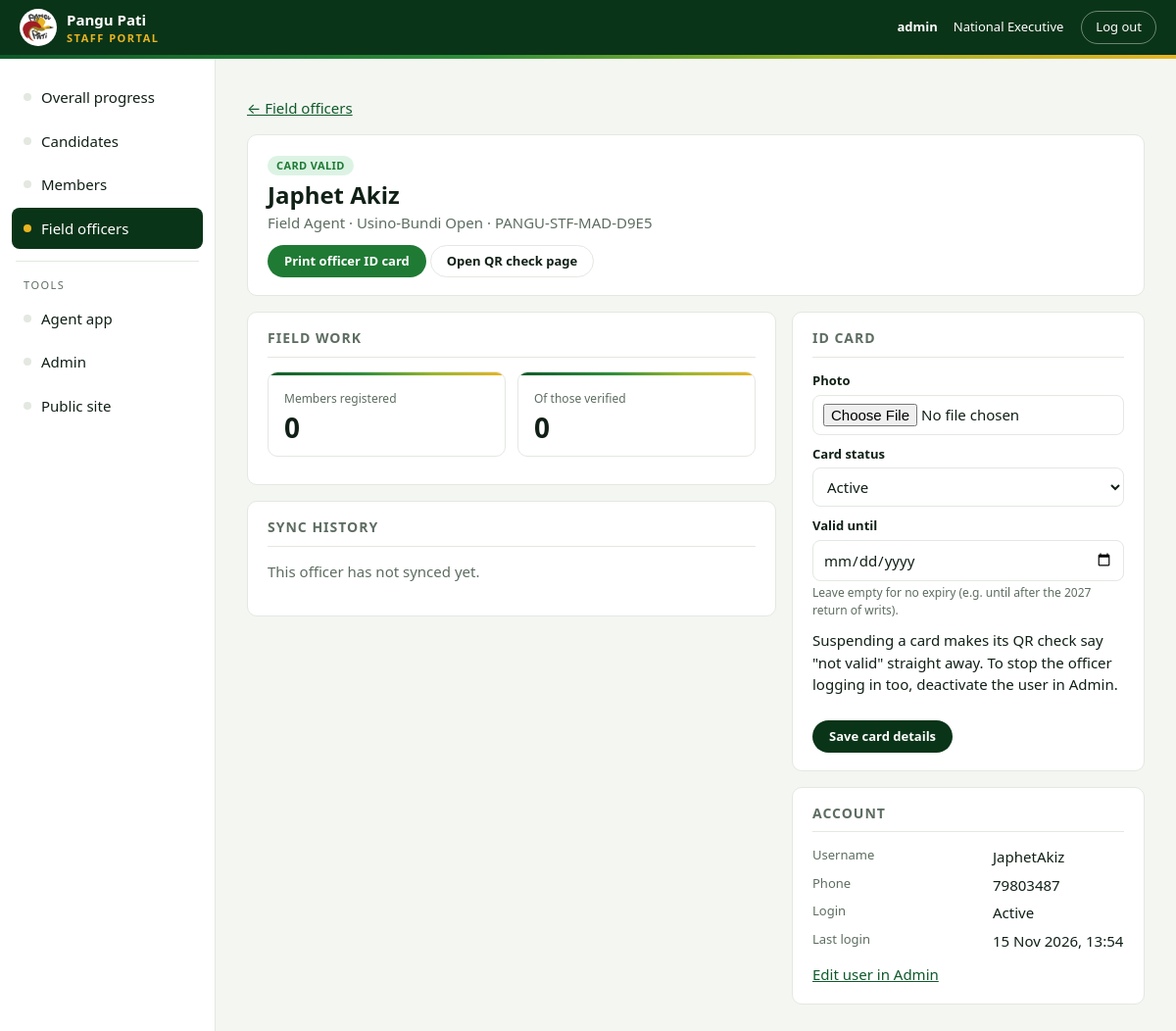
/portal/staff/2/ (signed in), run on the app's committed database.
### apps/cms/models.py (models this page shows, shortened)
class PartyProfile(models.Model):
    name = models.CharField(max_length=80, default="Pangu Pati")
    short_name = models.CharField(max_length=30, default="Pangu")
    tagline = models.CharField(max_length=140, default="Pangu Next Generation")
    founded = models.DateField(null=True, blank=True, default=datetime.date(1967, 6, 13))
    election_name = models.CharField(max_length=120, default="2027 National General Election")
    election_date = models.DateField(
        null=True, blank=True,
        help_text="Polling start date. Turns on the home-page countdown and the candidate age check.",
    )
    rotating_lines = models.CharField(
        max_length=300, default="Pangu Next Generation|2027 National General Election|Join the movement",
        help_text="Lines that rotate under the party name, separated by |",
    )
    intro = models.CharField(
        max_length=300, blank=True,
        default="[Placeholder] One-sentence welcome for the home page.",
    )
    about = models.TextField(
        default="[Placeholder] The party's story, values and record. "
                "Separate paragraphs with a blank line.",
    )
    header_image = models.ImageField(
        upload_to="party/", blank=True,
        help_text="Leaders header for the home page. Leave empty to use the bundled image.",
    )
    header_caption = models.CharField(max_length=200, blank=True,
                                      help_text="Optional caption naming the leaders in the header image.")
    logo = models.ImageField(upload_to="party/", blank=True,
                             help_text="Leave empty to use the bundled Pangu Pati logo.")
    applications_open = models.BooleanField(default=True)
    applications_close = models.DateField(null=True, blank=True,
                                          help_text="Last day to apply. Leave empty for no deadline.")
    signatory_name = models.CharField(max_length=120, blank=True,
                                      help_text="Signs endorsement letters.")
    signatory_title = models.CharField(max_length=120, blank=True, default="General Secretary")
    office_address = models.CharField(max_length=200, blank=True,
                                      default="[Placeholder] Party secretariat, Port Moresby")
    phone = models.CharField(max_length=40, blank=True)
    email = models.EmailField(blank=True)
    facebook_url = models.URLField(blank=True)
    tiktok_url = models.URLField(blank=True)
    youtube_url = models.URLField(blank=True)
    x_url = models.URLField("X / Twitter URL", blank=True)
    class Meta:
        verbose_name = "Party profile"
        verbose_name_plural = "Party profile"
    @classmethod
    def load(cls):
        obj, _ = cls.objects.get_or_create(pk=1)
        return obj

### apps/accounts/models.py (models this page shows, shortened)
class User(AbstractUser):
    class Role(models.TextChoices):
        AGENT = "AGENT", "Field Agent"
        COORDINATOR = "COORDINATOR", "Provincial Coordinator"
        EXEC = "EXEC", "National Executive"
    phone_number = models.CharField(max_length=20, blank=True)
    role = models.CharField(max_length=12, choices=Role.choices, default=Role.AGENT)
    assigned_province = models.ForeignKey(
        "geo.Province", null=True, blank=True, on_delete=models.SET_NULL, related_name="staff"
    )
    assigned_electorate = models.ForeignKey(
        "geo.Electorate", null=True, blank=True, on_delete=models.SET_NULL, related_name="agents"
    )
    @property
    def is_exec(self):
        return self.role == self.Role.EXEC or self.is_superuser

class StaffProfile(models.Model):
    class CardStatus(models.TextChoices):
        ACTIVE = "ACTIVE", "Active"
        SUSPENDED = "SUSPENDED", "Suspended"
    id = models.UUIDField(primary_key=True, default=uuid.uuid4, editable=False)
    user = models.OneToOneField(User, on_delete=models.CASCADE, related_name="staff_profile")
    staff_number = models.CharField(max_length=24, unique=True, null=True, blank=True)
    photo = models.ImageField(upload_to=staff_photo_path, blank=True)
    card_status = models.CharField(max_length=10, choices=CardStatus.choices,
                                   default=CardStatus.ACTIVE)
    valid_until = models.DateField(null=True, blank=True,
                                   help_text="Leave empty for no expiry (e.g. until after the 2027 return of writs).")
    id_card_printed = models.BooleanField(default=False)
    id_card_printed_at = models.DateTimeField(null=True, blank=True)
    created_at = models.DateTimeField(auto_now_add=True)
    updated_at = models.DateTimeField(auto_now=True)
    class Meta:
        ordering = ["user__last_name", "user__first_name"]
        verbose_name = "staff ID card"
    @property
    def display_name(self):
        return self.user.get_full_name() or self.user.username
    @property
    def area(self):
        u = self.user
        if u.assigned_electorate_id:
            return str(u.assigned_electorate.name)
        if u.assigned_province_id:
            return f"{u.assigned_province.name} Province"
        return "National"
    @property
    def is_valid(self):
        if not self.user.is_active or self.card_status != self.CardStatus.ACTIVE:
            return False
        return not (self.valid_until and self.valid_until < timezone.localdate())

### apps/geo/models.py (models this page shows, shortened)
class Electorate(models.Model):
    class Type(models.TextChoices):
        OPEN = "OPEN", "Open"
        PROVINCIAL = "PROVINCIAL", "Provincial"
    province = models.ForeignKey(Province, on_delete=models.PROTECT, related_name="electorates")
    name = models.CharField(max_length=120)
    electorate_type = models.CharField(max_length=10, choices=Type.choices, default=Type.OPEN)
    class Meta:
        ordering = ["province__name", "electorate_type", "name"]
        constraints = [
            models.UniqueConstraint(fields=["province", "name"], name="uniq_electorate_per_province"),
        ]

### apps/idcards/views.py (the view)
# urls.py: path("<int:user_id>/", views.staff_detail, name="detail"),
@portal_required
def staff_detail(request, user_id):
    member = get_object_or_404(staff_visible_to(request.user), pk=user_id)
    profile, _ = StaffProfile.objects.get_or_create(user=member)
    form = StaffCardForm(request.POST or None, request.FILES or None, instance=profile)
    if request.method == "POST":
        if form.is_valid():
            profile = form.save()
            profile.ensure_number()
            messages.success(request, f"Card details saved for {profile.display_name}.")
            return redirect("staff:detail", user_id=member.pk)
    recent = member.registered_members.select_related("electorate").order_by("-server_synced_at")[:8]
    return render(request, "idcards/staff_detail.html", {
        "section": "staff", "staff_user": member, "profile": profile, "form": form,
        "registered": member.registered_members.count(),
        "verified": member.registered_members.filter(is_verified=True).count(),
        "syncs": member.sync_logs.all()[:8], "recent": recent,
    })

### apps/idcards/forms.py (shortened to what this page needs)
class StaffCardForm(forms.ModelForm):
    class Meta:
        model = StaffProfile
        fields = ["photo", "card_status", "valid_until"]
        widgets = {
            "valid_until": forms.DateInput(attrs={"type": "date"}),
            "photo": forms.ClearableFileInput(attrs={"accept": "image/*"}),
        }

### apps/cms/context_processors.py (called while the page is built)
def party(request):
    try:
        profile = PartyProfile.load()
    except (OperationalError, ProgrammingError):  # before migrations have run
        profile = PartyProfile()
    return {
        "party": profile,
        "party_logo": profile.logo.url if profile.logo else static("site/img/pangu-logo.png"),
        "party_header": profile.header_image.url if profile.header_image else static("site/img/leaders-header.jpg"),
    }

### apps/idcards/views.py (called while the page is built)
def staff_visible_to(user):
    qs = User.objects.filter(role__in=[User.Role.AGENT, User.Role.COORDINATOR]).select_related(
        "assigned_province", "assigned_electorate", "staff_profile")
    if not is_exec(user):
        qs = qs.filter(role=User.Role.AGENT)
    return scope_province(qs, user, "assigned_province_id")

### apps/portal/access.py (called while the page is built)
def is_exec(user):
    return bool(user and user.is_authenticated and user.is_exec)

def is_portal_user(user):
    return is_exec(user) or is_coordinator(user)

def portal_required(view):
    @login_required
    @wraps(view)
    def wrapped(request, *args, **kwargs):
        if not is_portal_user(request.user):
            if request.user.is_agent:
                return redirect(AGENT_APP_URL)
            raise PermissionDenied("Executives and provincial coordinators only.")
        return view(request, *args, **kwargs)
    return wrapped

def scope_province(qs, user, province_field):
    if is_exec(user):
        return qs
    if is_coordinator(user) and user.assigned_province_id:
        return qs.filter(**{province_field: user.assigned_province_id})
    return qs.none()

### apps/idcards/templates/idcards/staff_detail.html (shortened to what this page needs)
{% extends "portal/base.html" %}
{% block content %}
<p><a href="{% url 'staff:list' %}">&larr; Field officers</a></p>
<div class="card who">
  <div style="flex:1">
    {% if not profile.staff_number %}<span class="pill">No card yet</span>{% elif profile.is_valid %}<span class="pill ok">Card valid</span>{% else %}<span class="pill bad">Card not valid</span>{% endif %}
    <h1 style="margin:6px 0 2px;font-size:24px">{{ profile.display_name }}</h1>
    <div class="muted">{{ staff_user.get_role_display }} · {{ profile.area }}{% if profile.staff_number %} · {{ profile.staff_number }}{% endif %}</div>
    <p style="margin:12px 0 0">
      <a class="btn btn-green" href="{% url 'staff:card' staff_user.pk %}" target="_blank">{% if profile.id_card_printed %}Reprint{% else %}Print{% endif %} officer ID card</a>
      {% if profile.staff_number %}<a class="btn btn-outline" href="{% url 'verify_staff' profile.pk %}" target="_blank">Open QR check page</a>{% endif %}
    </p>
  </div>
</div>
<div class="detail">
  <div>
    <div class="card"><h2>Field work</h2>
      <div class="kpis" style="margin-bottom:10px">
        <div class="kpi"><span>Members registered</span><b>{{ registered }}</b></div>
        <div class="kpi"><span>Of those verified</span><b>{{ verified }}</b></div>
      </div>
    </div>
    <div class="card"><h2>Sync history</h2>
      {% for s in syncs %}
        <div class="score-row"><span>{{ s.received_at|date:"j M Y, H:i" }}<br><small class="muted">{{ s.records_received }} sent · {{ s.created }} new · {{ s.flagged }} flagged · {{ s.rejected }} rejected</small></span><b>{{ s.created }}</b></div>
      {% empty %}<p class="muted mt0">This officer has not synced yet.</p>{% endfor %}
    </div>
  </div>
  <div>
    <div class="card"><h2>ID card</h2>
      <form method="post" enctype="multipart/form-data" class="stack">{% csrf_token %}
        {% for f in form %}
          <div class="field{% if f.errors %} has-error{% endif %}">
            <label for="{{ f.id_for_label }}">{{ f.label }}</label>{{ f }}
            {% if f.help_text %}<p class="help">{{ f.help_text }}</p>{% endif %}
          </div>
        {% endfor %}
        <p class="help">Suspending a card makes its QR check say "not valid" straight away. To stop the officer logging in too, deactivate the user in Admin.</p>
        <button class="btn btn-dark" type="submit">Save card details</button>
      </form>
    </div>
    <div class="card"><h2>Account</h2>
      <dl class="kv">
        <dt>Username</dt><dd>{{ staff_user.username }}</dd>
        <dt>Phone</dt><dd>{{ staff_user.phone_number|default:"–" }}</dd>
        <dt>Login</dt><dd>{% if staff_user.is_active %}Active{% else %}Disabled{% endif %}</dd>
        <dt>Last login</dt><dd>{{ staff_user.last_login|date:"j M Y, H:i"|default:"Never" }}</dd>
      </dl>
      {% if user.is_staff %}<p style="margin:12px 0 0"><a href="/admin/accounts/user/{{ staff_user.pk }}/change/">Edit user in Admin</a></p>{% endif %}
    </div>
  </div>
</div>
{% endblock %}

### apps/portal/templates/portal/base.html (shortened to what this page needs)
{% load static %}<!doctype html>
<html lang="en">
<head>
<link rel="stylesheet" href="{% static 'portal/css/portal.css' %}">
</head>
<body>
<header class="topbar">
  <a class="brand" href="{% url 'portal:dashboard' %}"><img src="{{ party_logo }}" alt=""><span>{{ party.name }}<small>Staff portal</small></span></a>
  <div class="who"><b>{{ user.get_full_name|default:user.username }}</b>{% if user.is_exec %}National Executive{% else %}{{ user.get_role_display }}{% if user.assigned_province %} · {{ user.assigned_province.name }}{% endif %}{% endif %}</div>
  <form method="post" action="{% url 'portal:logout' %}">{% csrf_token %}<button type="submit">Log out</button></form>
</header>
<div class="layout">
  <nav class="sidenav" aria-label="Portal">
    <a href="{% url 'portal:dashboard' %}" class="{% if section == 'dashboard' %}on{% endif %}"><span class="dot"></span>Overall progress</a>
    <a href="{% url 'candidate_db:database' %}" class="{% if section == 'candidates' %}on{% endif %}"><span class="dot"></span>Candidates</a>
    <a href="{% url 'portal:members' %}" class="{% if section == 'members' %}on{% endif %}"><span class="dot"></span>Members</a>
    <a href="{% url 'staff:list' %}" class="{% if section == 'staff' %}on{% endif %}"><span class="dot"></span>Field officers</a>
    <div class="sep"></div>
    <div class="label">Tools</div>
    <a href="/agent/"><span class="dot"></span>Agent app</a>
    {% if user.is_staff %}<a href="/admin/"><span class="dot"></span>Admin</a>{% endif %}
    <a href="{% url 'home' %}"><span class="dot"></span>Public site</a>
  </nav>
  <main>
    {% block content %}{% endblock %}
  </main>
</div>
</body>
</html>

### data on the page
PartyProfile: name "Pangu Pati"
User: get_full_name "admin"
StaffProfile: display_name "Japhet Akiz", area "Usino-Bundi Open", staff_number "PANGU-STF-MAD-D9E5", form "Active"
User: role "Field Agent", username "JaphetAkiz", phone_number "79803487", last_login "15 Nov 2026, 13:54"

### other printed values
{{ registered }} "0"
{{ verified }} "0"
{{ f.label }} "Photo" "Card status" "Valid until"
{{ f.help_text }} "Leave empty for no expiry (e.g. until after the 2027 return of writs)."
